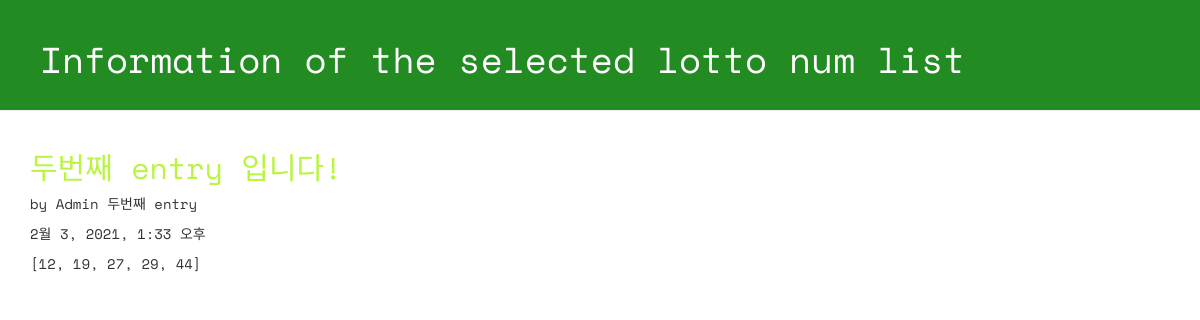
The app's page /lotto/3/detail/ with its own data.
### lotto/models.py (models this page shows, shortened)
class GuessNumbers(models.Model):
    name = models.CharField(max_length=24) #로또 번호 리스트 이름
    text = models.CharField(max_length=255)
    lottos = models.CharField(max_length=255, default='[1, 2, 3, 4, 5, 6]')
    num_lotto = models.IntegerField(default=5)
    update_date = models.DateTimeField()

### lotto/views.py (the view)
# urls.py: path('lotto/<int:lottokey>/detail/', views.detail, name='detail'),
def detail(request, lottokey):
    lotto = GuessNumbers.objects.get(pk=lottokey)
    return render(request, 'lotto/detail.html',{'lotto':lotto})

### lotto/templates/lotto/detail.html (shortened to what this page needs)
<!DOCTYPE html>
{% load staticfiles %}
<html lang="ko">
<head>
 <link rel="stylesheet" href="//maxcdn.bootstrapcdn.com/bootstrap/3.2.0/css/bootstrap.min.css">
 <link rel="stylesheet" href="//maxcdn.bootstrapcdn.com/bootstrap/3.2.0/css/bootstrap-theme.min.css">
 <link rel="stylesheet" href="{% static 'css/lotto.css'%}">
</head>
<body>
 <div class="page-header">
 <h1>Information of the selected lotto num list</h1>
 </div>
 <div class="container lotto">
   <h2>{{ lotto.text }}</h2>
   <p> by {{ lotto.name }}</p>
   <p> {{ lotto.update_date }}</p>
   <p> {{ lotto.lottos | linebreaksbr }}</p>
 </div>
</body>
</html>

### lotto/static/css/lotto.css (style rules this page uses)
.page-header { background-color: forestgreen; margin-top: 0; padding: 20px 20px 20px 40px; font-family: 'Space Mono', monospace; }
.page-header h1 { color: #FFFFFF; }
.container { font-family: 'Space Mono', monospace; }
.container h2 { color: #B9F442; }

### records on screen
GuessNumbers: text "두번째 entry 입니다!", name "Admin 두번째 entry", update_date "2월 3, 2021, 1:33 오후", lottos "[12, 19, 27, 29, 44]"
